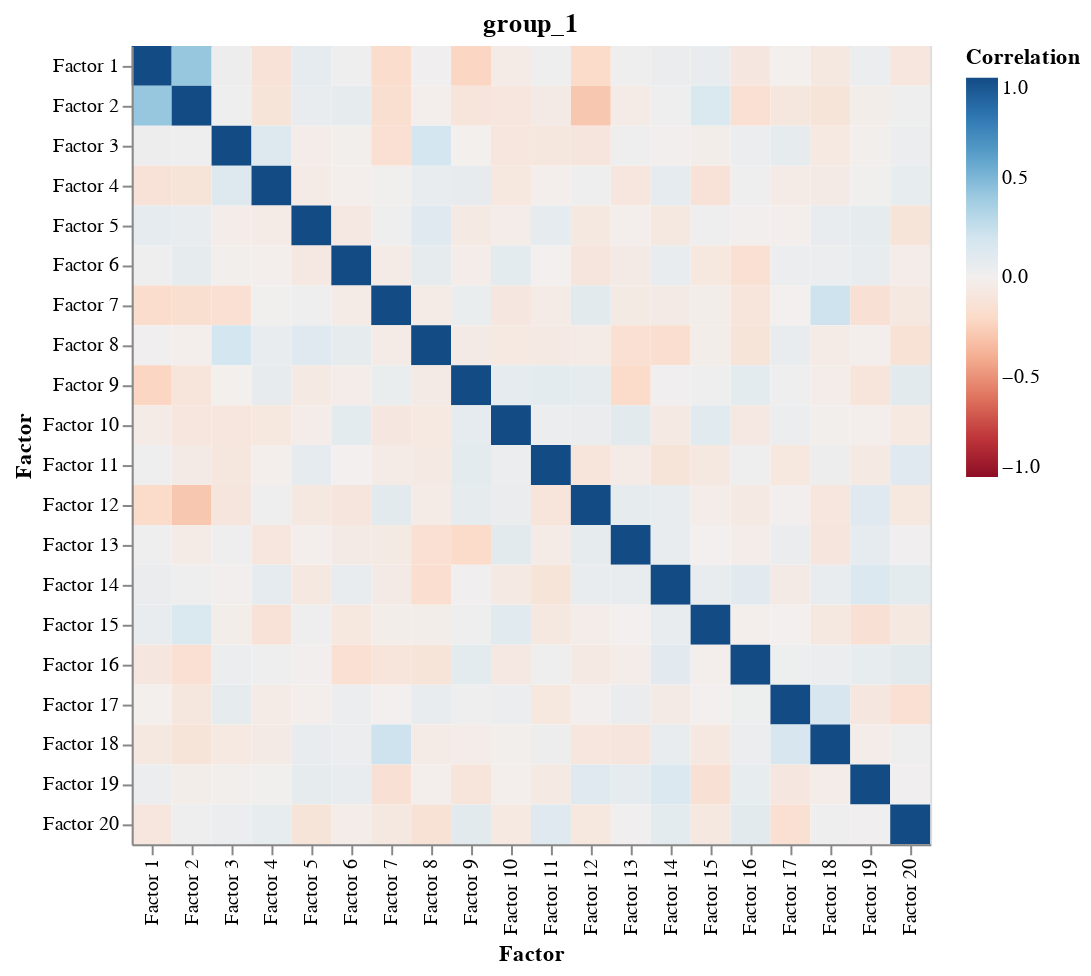

Notebook code cell kept with this figure:
### Markdown cell above
### Factor Correlation Matrix
The correlation matrix shows us that our factors are mostly uncorrelated, which is an indicator that our training worked well.

### Code cell
plot_factor_correlation(model)

### Figure 1 — Vega specification as saved in the notebook (floating-point values rounded to 4 significant figures; data arrays with more than 128 entries replaced by an {"elided": "..."} marker saying what was removed)
{"$schema": "https://vega.github.io/schema/vega/v5.json", "data": [{"name": "source_0", "values": {"elided": "400 records"}}, {"name": "source_0_concat_0_x_domain_Factor1", "values": [{"Factor1": "Factor 1"}, {"Factor1": "Factor 2"}, {"Factor1": "Factor 3"}, {"Factor1": "Factor 4"}, {"Factor1": "Factor 5"}, {"Factor1": "Factor 6"}, {"Factor1": "Factor 7"}, {"Factor1": "Factor 8"}, {"Factor1": "Factor 9"}, {"Factor1": "Factor 10"}, {"Factor1": "Factor 11"}, {"Factor1": "Factor 12"}, {"Factor1": "Factor 13"}, {"Factor1": "Factor 14"}, {"Factor1": "Factor 15"}, {"Factor1": "Factor 16"}, {"Factor1": "Factor 17"}, {"Factor1": "Factor 18"}, {"Factor1": "Factor 19"}, {"Factor1": "Factor 20"}]}, {"name": "source_0_concat_0_y_domain_Factor2", "values": [{"Factor2": "Factor 1"}, {"Factor2": "Factor 2"}, {"Factor2": "Factor 3"}, {"Factor2": "Factor 4"}, {"Factor2": "Factor 5"}, {"Factor2": "Factor 6"}, {"Factor2": "Factor 7"}, {"Factor2": "Factor 8"}, {"Factor2": "Factor 9"}, {"Factor2": "Factor 10"}, {"Factor2": "Factor 11"}, {"Factor2": "Factor 12"}, {"Factor2": "Factor 13"}, {"Factor2": "Factor 14"}, {"Factor2": "Factor 15"}, {"Factor2": "Factor 16"}, {"Factor2": "Factor 17"}, {"Factor2": "Factor 18"}, {"Factor2": "Factor 19"}, {"Factor2": "Factor 20"}]}], "signals": [{"name": "childWidth", "value": 400}], "marks": [{"type": "group", "name": "concat_0_group", "encode": {"update": {"height": {"signal": "height"}, "width": {"signal": "childWidth"}}}, "marks": [{"type": "rect", "name": "concat_0_marks", "from": {"data": "source_0"}, "encode": {"update": {"x": {"field": "Factor1", "scale": "concat_0_x"}, "height": {"signal": "max(0.25, bandwidth('concat_0_y'))"}, "y": {"field": "Factor2", "scale": "concat_0_y"}, "tooltip": {"signal": "{\"Factor1\": isValid(datum[\"Factor1\"]) ? datum[\"Factor1\"] : \"\"+datum[\"Factor1\"], \"Factor2\": isValid(datum[\"Factor2\"]) ? datum[\"Factor2\"] : \"\"+datum[\"Factor2\"], \"Correlation\": format(datum[\"Correlation\"], \"\")}"}, "width": {"signal": "max(0.25, bandwidth('concat_0_x'))"}, "fill": {"field": "Correlation", "scale": "concat_0_color"}}}, "style": ["rect"]}], "axes": [{"scale": "concat_0_x", "labelAlign": "right", "labelAngle": 270, "orient": "bottom", "grid": false, "title": "Factor", "labelBaseline": "middle", "zindex": 1}, {"scale": "concat_0_y", "zindex": 1, "title": "Factor", "orient": "left", "grid": false}], "title": {"text": "group_1", "frame": "group"}, "style": "cell", "legends": [{"fill": "concat_0_color", "gradientLength": {"signal": "clamp(height, 64, 200)"}, "title": "Correlation"}]}], "scales": [{"name": "concat_0_x", "type": "band", "domain": {"data": "source_0_concat_0_x_domain_Factor1", "field": "Factor1"}, "range": [0, {"signal": "childWidth"}], "paddingOuter": 0, "paddingInner": 0}, {"name": "concat_0_y", "type": "band", "domain": {"data": "source_0_concat_0_y_domain_Factor2", "field": "Factor2"}, "range": [0, {"signal": "height"}], "paddingInner": 0, "paddingOuter": 0}, {"name": "concat_0_color", "type": "linear", "domain": [-1, 1], "range": {"scheme": "redblue"}, "interpolate": "hcl", "zero": true}], "background": "white", "height": 400, "padding": 5, "layout": {"padding": 20, "bounds": "full", "align": "each"}}
